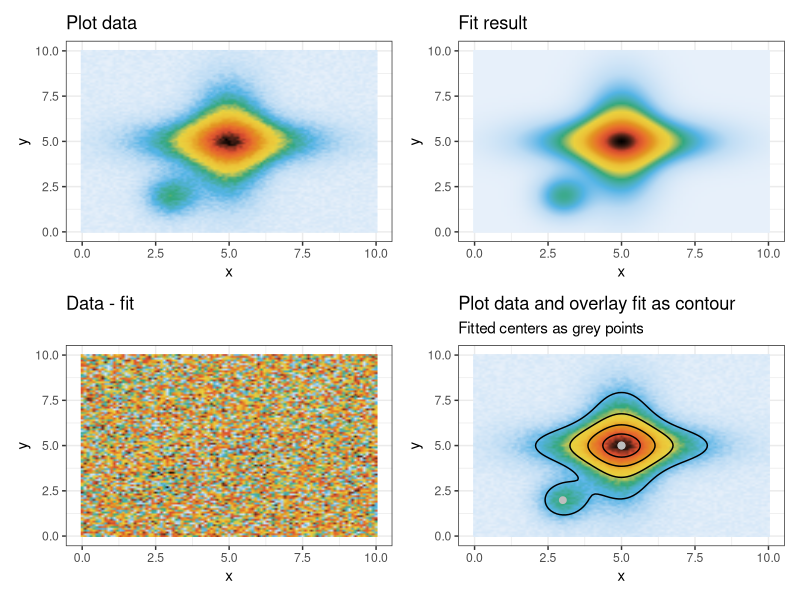

R code for this plot:
library(tidyverse)
library(patchwork)
library(broom)
theme_set(theme_bw()+theme(legend.position = "none"))
cols <- c("#e7f0fa", "#c9e2f6", "#95cbee", "#0099dc", 
          "#4ab04a", "#ffd73e", "#eec73a", "#e29421", 
          "#e29421", "#f05336", "#ce472e", "black")
colors <- colorRampPalette(cols)

# Create general elliptical 2D Gaussian function (spherical if b=0)
Gauss2D <- function(x,y,x0=0,y0=0,A=1,FWx=1,FWy=1) {
    stopifnot(length(x)==length(y), length(x0)==length(y0),
              length(x0)==length(A),length(x0)==length(FWx),
              length(x0)==length(FWy))
    sigx <- FWx/2/sqrt(2*log(2))
    sigy <- FWy/2/sqrt(2*log(2))
    z <- 0
    for(i in seq_along(x0)){
        z <- z + A[i]*exp(-( (x-x0[i])^2/2/sigx[i]^2 + (y-y0[i])^2/2/sigy[i]^2 ))
    }
    return(z)
}

# Create fake data
df <- tibble(expand.grid(x=seq(0,10,by=.1), 
                         y=seq(0,10,by=.1)),
             z = Gauss2D(x, y,
                         x0=c(5,5,3),  y0=c(5,5,2),
                         A=c(10,10,6), FWx=c(2,5,1.5), FWy=c(5,2,2)) + runif(length(x))
                 )

# Plot fake data
P1 <- df %>% 
    ggplot(aes(x = x, y = y, fill = z)) +
        geom_raster(interpolate=TRUE)+
        scale_fill_gradientn(colors = colors(10), 
                             name = "Intensity\n[arb. units]")+
        labs(title="Plot data")
# Perform fit
fit <- nls(data=df,
    z ~ z0 + Gauss2D(x,y,x0,y0,A,FWx,FWy),
    start=list(z0 = 0.1,
               x0 = c(4.9, 4.9, 3.1), 
               y0 = c(4.9, 4.9, 2.1),
               A  = c(10,10,10), 
               FWx = c(1.8,.1,1), 
               FWy = c(.1,2,2)),
    control = nls.control(maxiter = 1000)
    )

# Get fit parameters
tidy(fit)
centers <- tidy(fit) %>% 
    filter(str_detect(term, "x0") | str_detect(term, "y0")) %>% 
    select(term, estimate) %>% 
    pivot_wider(names_from = term, 
                values_from = estimate) %>% 
    pivot_longer(everything(),
                 cols_vary = "slowest",
                 names_to = c(".value"),
                 names_pattern = "(.)")

# Plot fit
P2 <- df %>% 
    ggplot(aes(x = x, y = y, fill = predict(fit))) +
        geom_raster(interpolate=TRUE)+
        scale_fill_gradientn(colors = colors(10), 
                             name = "Intensity\n[arb. units]")+
        labs(title="Fit result")

# Plot data - fit
P3 <- df %>% 
    ggplot(aes(x = x, y = y, fill = z-predict(fit))) +
        geom_raster(interpolate=TRUE)+
        scale_fill_gradientn(colors = colors(10), 
                             name = "Intensity\n[arb. units]")+
        labs(title="Data - fit")

# Plot data and overlay fit as contour plot
P4 <- df %>% 
    ggplot(aes(x = x, y = y)) +
        geom_raster(aes(fill = z), interpolate=TRUE)+
        scale_fill_gradientn(colors = colors(10), 
                             name = "Intensity\n[arb. units]")+
        geom_contour(aes(z = predict(fit)), color = "black", bins = 5)+
        labs(title="Plot data and overlay fit as contour",
             subtitle="Fitted centers as grey points")+
        geom_point(data=centers, color="gray", size=2)


ggsave("data_and_fit_cross.pdf", 
        P1+P2+P3+P4,
        height = 6,
        width = 8)
